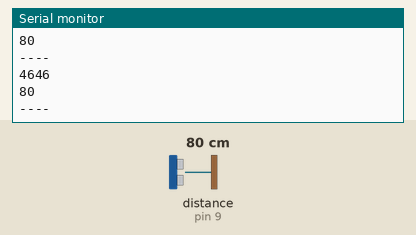
Bench run of a sketch on a simulated Arduino Uno, built with avr-gcc and run on an emulated ATmega328P. On the bench: the last lines printed to the serial monitor. Wiring (inferred from the names in the program): ultrasonic range finder: trigger pin 8; echo pin 9. The inputs (shaded band) are chosen by the test bench; at power-on: distance to the obstacle (sensor on pin 9) 80 cm. The echo pulse lasts 58.3 µs per cm.

Above: at 1.8 s.
1.9 s: distance to the obstacle (sensor on pin 9) set to 2 cm
At 2.8 s:
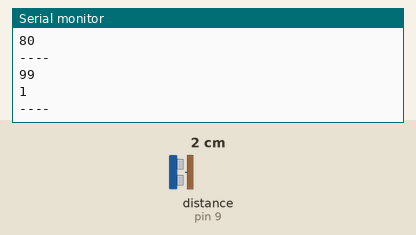
3.4 s: distance to the obstacle (sensor on pin 9) set to 4 cm
At 4.7 s:
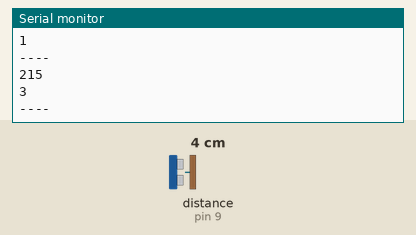
Timing chart, 0 to 6.4 s (numbered marks = the images above; inputs shaded):
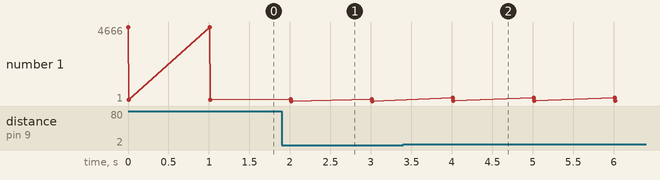

The sketch:

p004_ultrasonic_sensor.ino
```cpp
/*
Experimenting with the ultrasonic sensor HC-SR04
*/

const int TRIG_PIN = 8;
const int ECHO_PIN = 9;


void setup() {
  Serial.begin(9600);
  pinMode(TRIG_PIN, OUTPUT);
  pinMode(ECHO_PIN, INPUT);
}

void loop() {
  digitalWrite(TRIG_PIN, HIGH);
  digitalWrite(TRIG_PIN, LOW);
  int duration = pulseIn(ECHO_PIN, HIGH);
  int distance = microsecondsToCentimeters(duration);
  Serial.println(duration);
  Serial.println(distance);
  Serial.println("----");

  delay(1000);
}

long microsecondsToCentimeters(long microseconds)
{
  // The speed of sound is 340 m/s or 29 microseconds per centimeter.
  // The ping travels out and back, so to find the distance of the
  // object we take half of the distance travelled.
  return microseconds / 29 / 2;
}
```

Measured:
- after the input at 1.9 s, the serial monitor: prints a new line after 0.11 s (image 1)
- after the input at 3.4 s, the serial monitor: prints a new line after 0.61 s (image 2)
- plotted number 1: 80 → 1 after the input at 1.9 s, 1 → 3 after the input at 3.4 s
